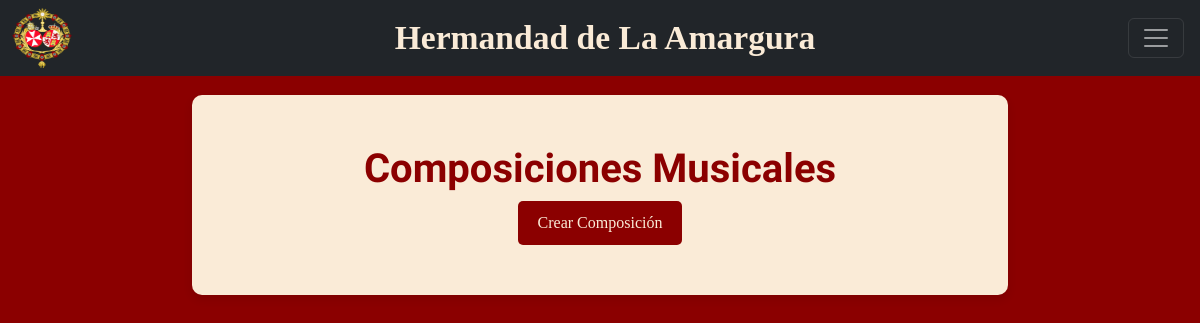
/composiciones_musicales/, run on an earlier commit of the app's database.
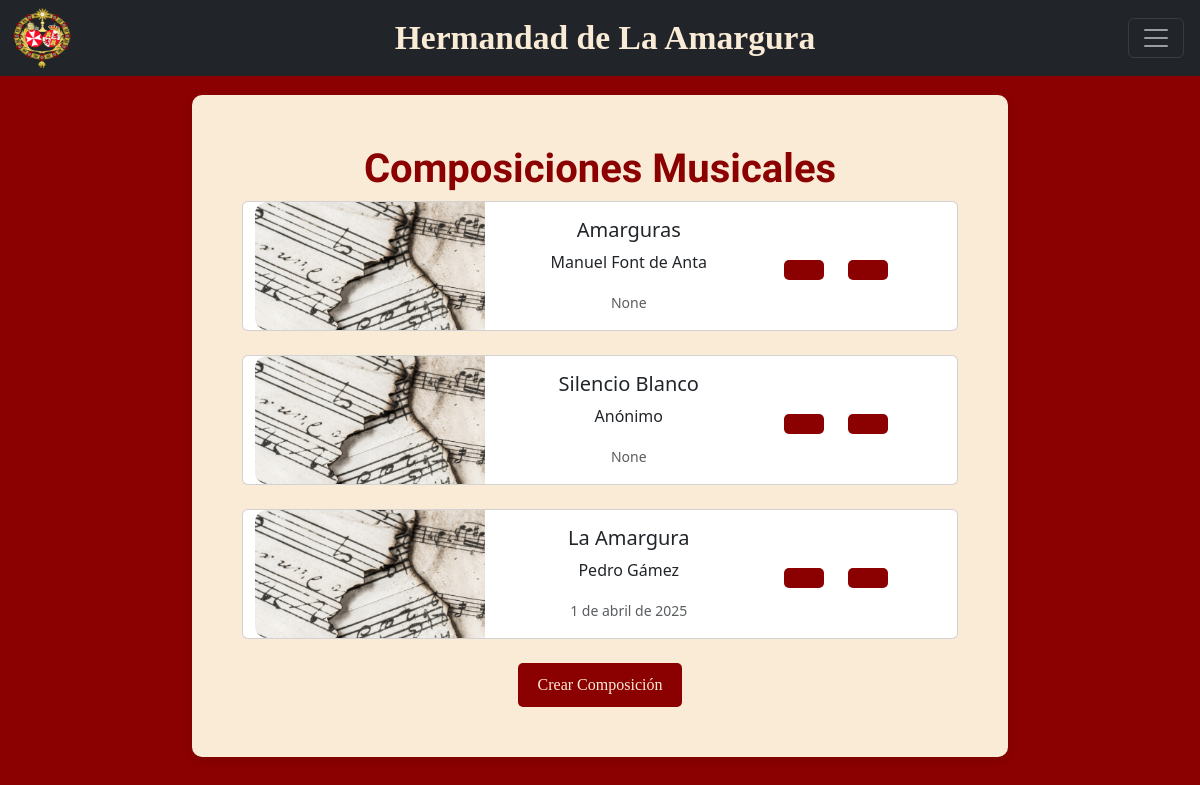
And on a later commit of the database.
### hermandapp/models.py (models this page shows, shortened)
class ComposicionMusical(models.Model):
    nombre = models.CharField(max_length=200)
    autor = models.CharField(max_length=150)
    fecha_creacion = models.DateField()
    es_marcha_procesional = models.BooleanField(default=True)

### hermandapp/views.py (the view)
# urls.py: path('composiciones_musicales/', go_composiciones, name='composiciones'),
def go_composiciones(request):
    lista_composiciones = ComposicionMusical.objects.all()
    return render(request, 'composiciones.html', {'composiciones': lista_composiciones})

### templates/composiciones.html
{% extends 'base.html' %}
{% load bootstrap_icons %}
{% load static %}
{% block content %}
    <h1>Composiciones Musicales</h1>
    <div class="container text-center">
        {% for c in composiciones %}
            <div class="row">
                <div class="card mb-12">
                    <div class="row g-0">
                        <div class="col-md-4">
                            <img src="{% static 'images/fondo_composiciones.png' %}" class="custom-img"
                                 alt="...">
                        </div>
                        <div class="col-md-5">
                            <div class="card-body">
                                <h5 class="card-title">{{ c.nombre }}</h5>
                                <p class="card-text">{{ c.autor }}</p>
                                <p class="card-text"><small class="text-muted">{{ c.fecha_creacion }}</small></p>
                            </div>
                        </div>
                        <div class="col-md-2  alinear-final">
                            <div class="row centrar" >
                                <div class="col-md-6">
                                    <a href="{% url 'new_composicion' id=c.id %}" class="mb-2">
                                        <button class="btn-amargura">{% bs_icon 'pen' %}</button>
                                    </a>
                                </div>
                                <div class="col-md-6">
                                    <a href="{% url 'eliminar' id=c.id %}">
                                        <button class="btn-amargura">{% bs_icon 'trash' %}</button>
                                    </a>
                                </div>
                            </div>
                        </div>
                    </div>
                </div>
            </div>
            <br>
        {% endfor %}
    </div>
    <a href="{% url 'new_composicion' id=0 %}">
        <button class="btn-amargura">Crear Composición</button>
    </a>
{% endblock %}

What changed in the data, as far as the page shows it:
added ComposicionMusical: nombre "Amarguras", autor "Manuel Font de Anta", fecha_creacion "None"
added ComposicionMusical: nombre "Silencio Blanco", autor "Anónimo", fecha_creacion "None"
added ComposicionMusical: nombre "La Amargura", autor "Pedro Gámez", fecha_creacion "1 de abril de 2025"
